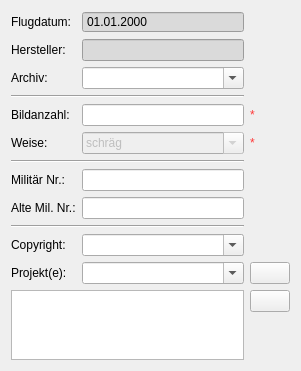
  <widget class="QWidget" name="gridLayoutWidget_2">
   <property name="geometry">
    <rect>
     <x>10</x>
     <y>60</y>
     <width>301</width>
     <height>371</height>
    </rect>
   </property>
   <layout class="QGridLayout" name="uiLeftGridLayout">
    <item row="7" column="1">
     <widget class="QLineEdit" name="uiMilitaryNumberEdit"/>
    </item>
    <item row="5" column="2">
     <widget class="QLabel" name="label_5">
      <property name="styleSheet">
       <string notr="true">color: rgb(255, 55, 55);</string>
      </property>
      <property name="text">
       <string>*</string>
      </property>
     </widget>
    </item>
    <item row="0" column="1">
     <widget class="QDateEdit" name="uiFlightDate">
      <property name="styleSheet">
       <string notr="true">background-color: rgb(218, 218, 218);</string>
      </property>
      <property name="readOnly">
       <bool>true</bool>
      </property>
      <property name="buttonSymbols">
       <enum>QAbstractSpinBox::NoButtons</enum>
      </property>
      <property name="specialValueText">
       <string>---</string>
      </property>
      <property name="displayFormat">
       <string>dd.MM.yyyy</string>
      </property>
     </widget>
    </item>
    <item row="4" column="2">
     <widget class="QLabel" name="label_3">
      <property name="styleSheet">
       <string notr="true">color: rgb(255, 55, 55);</string>
      </property>
      <property name="text">
       <string>*</string>
      </property>
     </widget>
    </item>
    <item row="5" column="1">
     <widget class="QComboBox" name="uiFilmModeCombo">
      <property name="enabled">
       <bool>false</bool>
      </property>
      <property name="sizePolicy">
       <sizepolicy hsizetype="Expanding" vsizetype="Fixed">
        <horstretch>0</horstretch>
        <verstretch>0</verstretch>
       </sizepolicy>
      </property>
      <property name="editable">
       <bool>true</bool>
      </property>
      <property name="insertPolicy">
       <enum>QComboBox::NoInsert</enum>
      </property>
      <item>
       <property name="text">
        <string>schräg</string>
       </property>
      </item>
      <item>
       <property name="text">
        <string>senk.</string>
       </property>
      </item>
     </widget>
    </item>
    <item row="8" column="1">
     <widget class="QLineEdit" name="uiOldMilitaryNumberEdit"/>
    </item>
    <item row="4" column="0">
     <widget class="QLabel" name="uiImageCountLbl">
      <property name="text">
       <string>Bildanzahl:</string>
      </property>
     </widget>
    </item>
    <item row="8" column="0">
     <widget class="QLabel" name="uiOldMilitaryNumberLbl">
      <property name="text">
       <string>Alte Mil. Nr.:</string>
      </property>
     </widget>
    </item>
    <item row="1" column="0">
     <widget class="QLabel" name="uiProducerLbl">
      <property name="text">
       <string>Hersteller:</string>
      </property>
     </widget>
    </item>
    <item row="5" column="0">
     <widget class="QLabel" name="uiFilmModeLbl">
      <property name="text">
       <string>Weise:</string>
      </property>
     </widget>
    </item>
    <item row="3" column="0" colspan="2">
     <widget class="Line" name="line_2">
      <property name="orientation">
       <enum>Qt::Horizontal</enum>
      </property>
     </widget>
    </item>
    <item row="0" column="0">
     <widget class="QLabel" name="uiFlightDateLbl">
      <property name="text">
       <string>Flugdatum:</string>
      </property>
     </widget>
    </item>
    <item row="6" column="0" colspan="2">
     <widget class="Line" name="line_3">
      <property name="orientation">
       <enum>Qt::Horizontal</enum>
      </property>
     </widget>
    </item>
    <item row="9" column="0" colspan="2">
     <widget class="Line" name="line_4">
      <property name="orientation">
       <enum>Qt::Horizontal</enum>
      </property>
     </widget>
    </item>
    <item row="10" column="1">
     <widget class="QComboBox" name="uiCopyrightCombo">
      <property name="editable">
       <bool>true</bool>
      </property>
     </widget>
    </item>
    <item row="7" column="0">
     <widget class="QLabel" name="uiMilitaryNumberLbl">
      <property name="text">
       <string>Militär Nr.:</string>
      </property>
     </widget>
    </item>
    <item row="10" column="0">
     <widget class="QLabel" name="uiCopyrightLbl">
      <property name="text">
       <string>Copyright:</string>
      </property>
     </widget>
    </item>
    <item row="11" column="0">
     <widget class="QLabel" name="uiProjectLbl">
      <property name="text">
       <string>Projekt(e):</string>
      </property>
     </widget>
    </item>
    <item row="11" column="1">
     <widget class="QComboBox" name="uiProjectSelectionCombo">
      <property name="sizePolicy">
       <sizepolicy hsizetype="Preferred" vsizetype="Fixed">
        <horstretch>0</horstretch>
        <verstretch>0</verstretch>
       </sizepolicy>
      </property>
      <property name="editable">
       <bool>true</bool>
      </property>
     </widget>
    </item>
    <item row="11" column="2">
     <widget class="QPushButton" name="uiAddProjectBtn">
      <property name="enabled">
       <bool>true</bool>
      </property>
      <property name="icon">
       <iconset resource="resource.qrc">
        <normaloff>:/plugins/APIS/icons/add.png</normaloff>:/plugins/APIS/icons/add.png</iconset>
      </property>
      <property name="autoDefault">
       <bool>false</bool>
      </property>
     </widget>
    </item>
    <item row="13" column="2">
     <widget class="QPushButton" name="uiRemoveProjectBtn">
      <property name="enabled">
       <bool>true</bool>
      </property>
      <property name="text">
       <string/>
      </property>
      <property name="icon">
       <iconset resource="resource.qrc">
        <normaloff>:/plugins/APIS/icons/remove.png</normaloff>:/plugins/APIS/icons/remove.png</iconset>
      </property>
      <property name="autoDefault">
       <bool>false</bool>
      </property>
     </widget>
    </item>
    <item row="1" column="1">
     <widget class="QLineEdit" name="uiProducerEdit">
      <property name="styleSheet">
       <string notr="true">background-color: rgb(218, 218, 218);</string>
      </property>
      <property name="readOnly">
       <bool>true</bool>
      </property>
     </widget>
    </item>
    <item row="13" column="0" rowspan="2" colspan="2">
     <widget class="QListWidget" name="uiProjectList"/>
    </item>
    <item row="4" column="1">
     <layout class="QHBoxLayout" name="horizontalLayout_3">
      <item>
       <widget class="QLineEdit" name="uiImageCountEdit">
        <property name="sizePolicy">
         <sizepolicy hsizetype="Minimum" vsizetype="Fixed">
          <horstretch>0</horstretch>
          <verstretch>0</verstretch>
         </sizepolicy>
        </property>
        <property name="toolTip">
         <string>&lt;html&gt;&lt;head/&gt;&lt;body&gt;&lt;p&gt;abc def&lt;/p&gt;&lt;/body&gt;&lt;/html&gt;</string>
        </property>
        <property name="statusTip">
         <string/>
        </property>
        <property name="whatsThis">
         <string/>
        </property>
       </widget>
      </item>
     </layout>
    </item>
    <item row="2" column="0">
     <widget class="QLabel" name="uiArchiveLbl">
      <property name="text">
       <string>Archiv:</string>
      </property>
     </widget>
    </item>
    <item row="2" column="1">
     <widget class="QComboBox" name="uiArchiveCombo">
      <property name="editable">
       <bool>true</bool>
      </property>
     </widget>
    </item>
   </layout>
  </widget>
